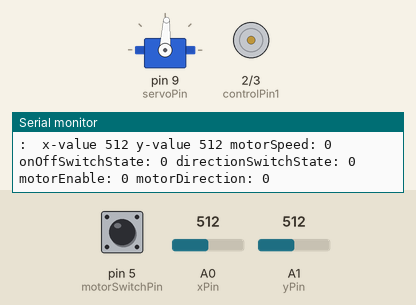
The sketch below on a simulated Arduino Uno, built with avr-gcc and run on an emulated ATmega328P. On the bench: servo, motor-driver pin pairs drawn as motors (green arrow = first pin HIGH = forward, orange = second pin HIGH = backward, longer = more drive, scaled by the enable pin), the last lines printed to the serial monitor. The test bench sets the inputs (shaded band); at power-on: A1 (yPin) = 512, A0 (xPin) = 512, pin 5 (motorSwitchPin) LOW.

Above: at 1.2 s.
1.3 s: A1 (yPin) set to 489
2.8 s: A0 (xPin) set to 105
At 4.0 s:
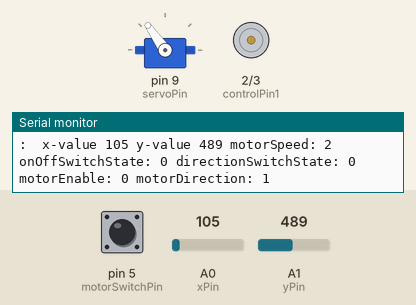
4.3 s: A0 (xPin) set to 94
At 5.6 s:
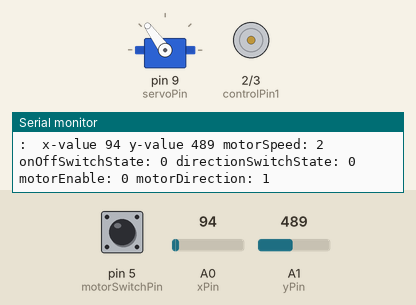
7.3 s: pin 5 (motorSwitchPin) pulled HIGH for 0.15 s
At 7.9 s:
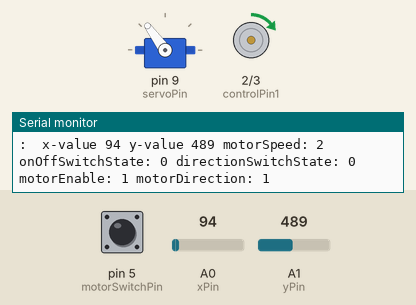
8.9 s: A1 (yPin) set to 716
At 9.3 s:
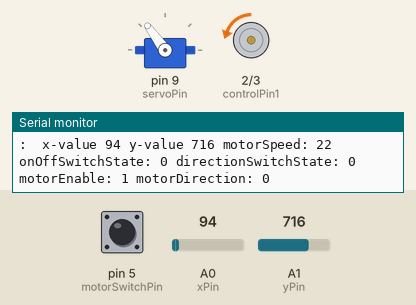
10.5 s: A1 (yPin) set to 511
At 11.6 s:
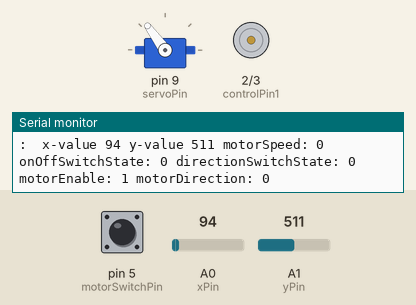
Timing chart, 0 to 13.1 s (numbered marks = the images above; inputs shaded):
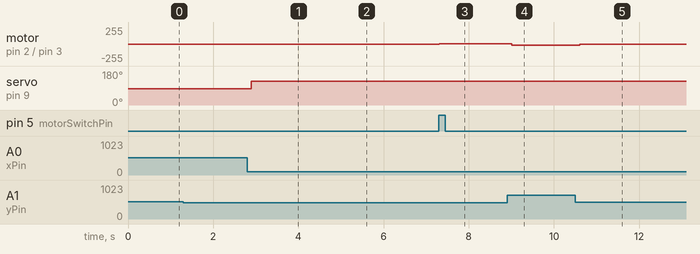

The sketch:

JoyStickTest.ino
```cpp
#include <Servo.h>

// initial pin
Servo myServo;

const int xPin = A0;
const int yPin = A1; // up-0, down-1023
const int motorSwitchPin = 5;
const int servoPin = 9; // For Servo Signal
const int motorEnablePin = 11; // for H-Bridge
const int controlPin1 = 2;
const int controlPin2 = 3;

int ServoAngle = 0;
int xValue = 0;
int yValue = 0;
int enableValue = 0;

int onOffSwitchState = 0;
int previousOnOffSwitchState = 0;
int directionSwitchState = 0;

int motorEnable = 0;
int motorSpeed = 0;
int directionSpeed = 0;
int motorDirection = 1;


void setup() {
  // put your setup code here, to run once:
  pinMode(xPin, INPUT);
  pinMode(yPin, INPUT);
  pinMode(motorSwitchPin, INPUT);
  myServo.attach(servoPin);
  pinMode(controlPin1, OUTPUT);
  pinMode(controlPin2, OUTPUT);
  pinMode(motorEnablePin, OUTPUT);

  digitalWrite(motorEnablePin, LOW);
  Serial.begin(9600);
}

void loop() {
  // put your main code here, to run repeatedly:
  xValue = analogRead(xPin);
  yValue = analogRead(yPin);

  ServoAngle = map(xValue, 965, 0, 45, 135);
  myServo.write(ServoAngle);
  delay(15);

  onOffSwitchState = digitalRead(motorSwitchPin);
  delay(1);
  directionSpeed = ( 510 - analogRead(yPin))/ 9;
  motorSpeed = abs(directionSpeed);

  if (onOffSwitchState != previousOnOffSwitchState) {
    if (onOffSwitchState == HIGH) {
      motorEnable = !motorEnable;
    }
  }

  if (directionSpeed > 0) {
    motorDirection = 1;
  } else {
    motorDirection = 0;
  }

  if (motorDirection == 1) {
    digitalWrite(controlPin1, HIGH);
    digitalWrite(controlPin2, LOW);

  } else {
    digitalWrite(controlPin1, LOW);
    digitalWrite(controlPin2, HIGH);
  }

  if (motorEnable == 1) {
    analogWrite(motorEnablePin, motorSpeed);
  } else {
    analogWrite(motorEnablePin, 0);
  }
  previousOnOffSwitchState = onOffSwitchState;

  Serial.print(" x-value ");
  Serial.print(xValue);
  Serial.print(" y-value ");
  Serial.print(yValue);
  Serial.print(" motorSpeed: ");
  Serial.print(motorSpeed);
  Serial.print(" onOffSwitchState: ");
  Serial.print(onOffSwitchState);
  Serial.print(" directionSwitchState: ");
  Serial.print(directionSwitchState);
  Serial.print(" motorEnable: ");
  Serial.print(motorEnable);
  Serial.print(" motorDirection: ");
  Serial.print(motorDirection);
  Serial.print("\n: ");
}
```

Measured:
- after the input at 2.8 s, servo on pin 9 (servoPin): 87° → 125° after 0.09 s
- after the input at 4.3 s, servo on pin 9 (servoPin): 125° → 126° after 0.07 s
- after the input at 7.3 s, motor on pin 2 (controlPin1) / pin 3 (controlPin2): stopped → forward 2/255 at once
- after the input at 8.9 s, motor on pin 2 (controlPin1) / pin 3 (controlPin2): forward 2/255 → backward 22/255 after 0.11 s
- after the input at 10.5 s, motor on pin 2 (controlPin1) / pin 3 (controlPin2): backward 22/255 → stopped after 0.10 s
